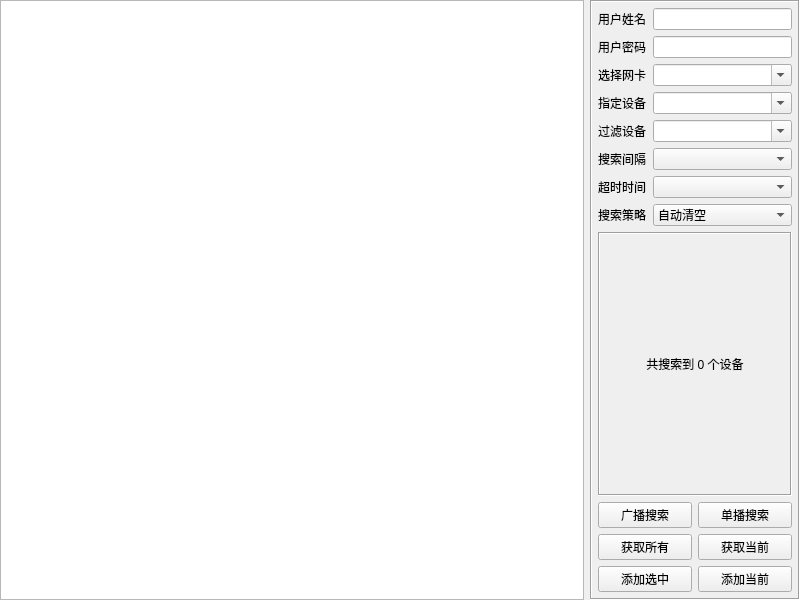
<?xml version="1.0" encoding="UTF-8"?>
<ui version="4.0">
 <class>frmConfigIpcSearch</class>
 <widget class="QWidget" name="frmConfigIpcSearch">
  <property name="geometry">
   <rect>
    <x>0</x>
    <y>0</y>
    <width>800</width>
    <height>600</height>
   </rect>
  </property>
  <property name="sizePolicy">
   <sizepolicy hsizetype="Preferred" vsizetype="Fixed">
    <horstretch>0</horstretch>
    <verstretch>0</verstretch>
   </sizepolicy>
  </property>
  <property name="windowTitle">
   <string>Form</string>
  </property>
  <layout class="QHBoxLayout" name="horizontalLayout">
   <property name="leftMargin">
    <number>0</number>
   </property>
   <property name="topMargin">
    <number>0</number>
   </property>
   <property name="rightMargin">
    <number>0</number>
   </property>
   <property name="bottomMargin">
    <number>0</number>
   </property>
   <item>
    <widget class="QTableWidget" name="tableWidget"/>
   </item>
   <item>
    <widget class="QFrame" name="frameRight">
     <property name="minimumSize">
      <size>
       <width>210</width>
       <height>0</height>
      </size>
     </property>
     <property name="maximumSize">
      <size>
       <width>210</width>
       <height>16777215</height>
      </size>
     </property>
     <property name="frameShape">
      <enum>QFrame::Box</enum>
     </property>
     <property name="frameShadow">
      <enum>QFrame::Sunken</enum>
     </property>
     <layout class="QGridLayout" name="gridLayout_2">
      <property name="leftMargin">
       <number>6</number>
      </property>
      <property name="topMargin">
       <number>6</number>
      </property>
      <property name="rightMargin">
       <number>6</number>
      </property>
      <property name="bottomMargin">
       <number>6</number>
      </property>
      <item row="9" column="0" colspan="2">
       <widget class="QLabel" name="labCount">
        <property name="minimumSize">
         <size>
          <width>0</width>
          <height>30</height>
         </size>
        </property>
        <property name="frameShape">
         <enum>QFrame::Box</enum>
        </property>
        <property name="frameShadow">
         <enum>QFrame::Sunken</enum>
        </property>
        <property name="text">
         <string>共搜索到 0 个设备</string>
        </property>
        <property name="alignment">
         <set>Qt::AlignCenter</set>
        </property>
       </widget>
      </item>
      <item row="2" column="1">
       <widget class="QComboBox" name="cboxSearchLocalIP">
        <property name="sizePolicy">
         <sizepolicy hsizetype="Expanding" vsizetype="Fixed">
          <horstretch>0</horstretch>
          <verstretch>0</verstretch>
         </sizepolicy>
        </property>
        <property name="editable">
         <bool>true</bool>
        </property>
       </widget>
      </item>
      <item row="4" column="1">
       <widget class="QComboBox" name="cboxSearchFilter">
        <property name="editable">
         <bool>true</bool>
        </property>
       </widget>
      </item>
      <item row="8" column="1">
       <widget class="QComboBox" name="cboxSearchClear">
        <item>
         <property name="text">
          <string>自动清空</string>
         </property>
        </item>
        <item>
         <property name="text">
          <string>设备累加</string>
         </property>
        </item>
       </widget>
      </item>
      <item row="1" column="0">
       <widget class="QLabel" name="labSearchUserPwd">
        <property name="text">
         <string>用户密码</string>
        </property>
       </widget>
      </item>
      <item row="10" column="0" colspan="2">
       <layout class="QGridLayout" name="gridLayout">
        <item row="0" column="0">
         <widget class="QPushButton" name="btnSearchAll">
          <property name="text">
           <string>广播搜索</string>
          </property>
         </widget>
        </item>
        <item row="0" column="1">
         <widget class="QPushButton" name="btnSearchOne">
          <property name="text">
           <string>单播搜索</string>
          </property>
         </widget>
        </item>
        <item row="2" column="0">
         <widget class="QPushButton" name="btnAddAll">
          <property name="text">
           <string>添加选中</string>
          </property>
         </widget>
        </item>
        <item row="1" column="1">
         <widget class="QPushButton" name="btnMediaOne">
          <property name="text">
           <string>获取当前</string>
          </property>
         </widget>
        </item>
        <item row="1" column="0">
         <widget class="QPushButton" name="btnMediaAll">
          <property name="text">
           <string>获取所有</string>
          </property>
         </widget>
        </item>
        <item row="2" column="1">
         <widget class="QPushButton" name="btnAddOne">
          <property name="text">
           <string>添加当前</string>
          </property>
         </widget>
        </item>
       </layout>
      </item>
      <item row="0" column="0">
       <widget class="QLabel" name="labSearchUserName">
        <property name="text">
         <string>用户姓名</string>
        </property>
       </widget>
      </item>
      <item row="0" column="1">
       <widget class="QLineEdit" name="txtSearchUserName">
        <property name="text">
         <string/>
        </property>
       </widget>
      </item>
      <item row="8" column="0">
       <widget class="QLabel" name="labSearchClear">
        <property name="text">
         <string>搜索策略</string>
        </property>
       </widget>
      </item>
      <item row="3" column="0">
       <widget class="QLabel" name="labSearchDeviceIP">
        <property name="text">
         <string>指定设备</string>
        </property>
       </widget>
      </item>
      <item row="3" column="1">
       <widget class="QComboBox" name="cboxSearchDeviceIP">
        <property name="editable">
         <bool>true</bool>
        </property>
       </widget>
      </item>
      <item row="1" column="1">
       <widget class="QLineEdit" name="txtSearchUserPwd">
        <property name="text">
         <string/>
        </property>
        <property name="echoMode">
         <enum>QLineEdit::Password</enum>
        </property>
       </widget>
      </item>
      <item row="2" column="0">
       <widget class="QLabel" name="labSearchLocalIP">
        <property name="text">
         <string>选择网卡</string>
        </property>
       </widget>
      </item>
      <item row="6" column="0">
       <widget class="QLabel" name="labSearchInterval">
        <property name="text">
         <string>搜索间隔</string>
        </property>
       </widget>
      </item>
      <item row="4" column="0">
       <widget class="QLabel" name="labSearchFilter">
        <property name="text">
         <string>过滤设备</string>
        </property>
       </widget>
      </item>
      <item row="6" column="1">
       <widget class="QComboBox" name="cboxSearchInterval"/>
      </item>
      <item row="7" column="0">
       <widget class="QLabel" name="labSearchTimeout">
        <property name="text">
         <string>超时时间</string>
        </property>
       </widget>
      </item>
      <item row="7" column="1">
       <widget class="QComboBox" name="cboxSearchTimeout"/>
      </item>
     </layout>
    </widget>
   </item>
  </layout>
 </widget>
 <tabstops>
  <tabstop>tableWidget</tabstop>
  <tabstop>txtSearchUserName</tabstop>
  <tabstop>txtSearchUserPwd</tabstop>
  <tabstop>cboxSearchLocalIP</tabstop>
  <tabstop>cboxSearchDeviceIP</tabstop>
  <tabstop>cboxSearchFilter</tabstop>
  <tabstop>cboxSearchInterval</tabstop>
  <tabstop>cboxSearchTimeout</tabstop>
  <tabstop>cboxSearchClear</tabstop>
  <tabstop>btnSearchAll</tabstop>
  <tabstop>btnSearchOne</tabstop>
  <tabstop>btnMediaAll</tabstop>
  <tabstop>btnMediaOne</tabstop>
  <tabstop>btnAddAll</tabstop>
  <tabstop>btnAddOne</tabstop>
 </tabstops>
 <resources/>
 <connections/>
</ui>
